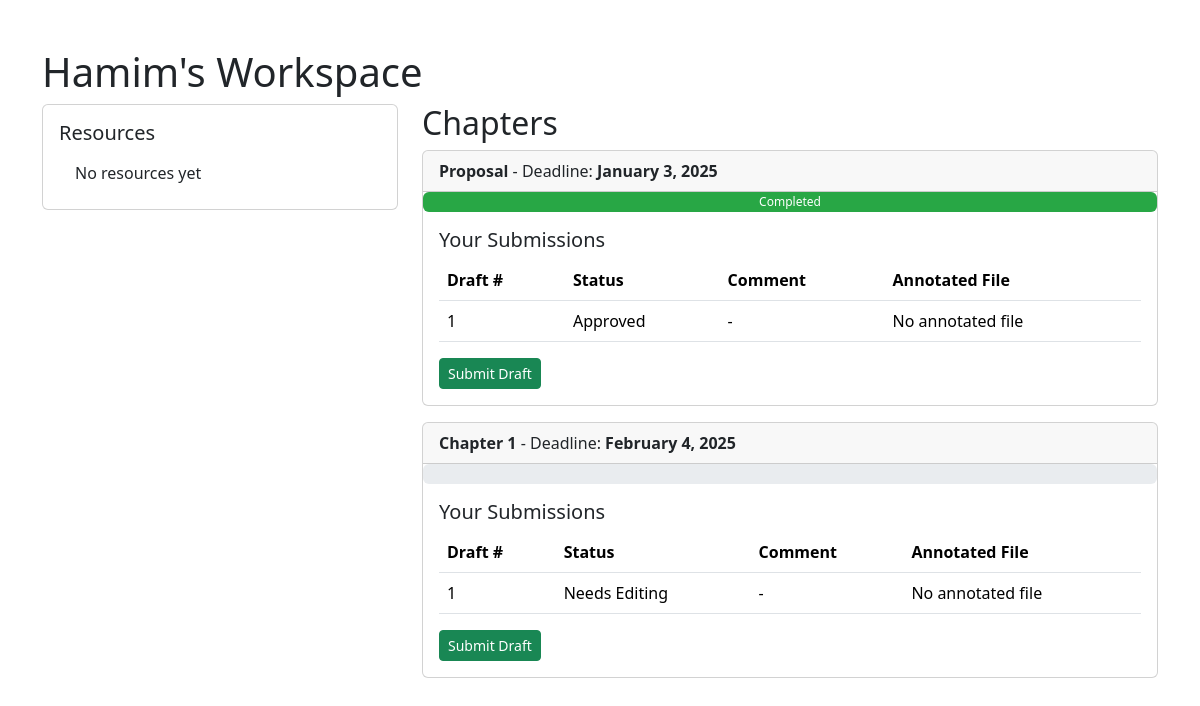
The app's page /workspace/student/2/ (signed in) with its own data.
### workspace/models.py (models this page shows, shortened)
class Workspace(models.Model):
    student = models.OneToOneField(settings.AUTH_USER_MODEL, on_delete=models.CASCADE, related_name='workspace')
    mentor = models.ForeignKey(settings.AUTH_USER_MODEL, on_delete=models.SET_NULL, blank=True, null=True, related_name='mentored_workspaces')

class Chapter(models.Model):
    workspace = models.ForeignKey(Workspace, on_delete=models.CASCADE, related_name='chapters')
    date_added = models.DateTimeField(default=timezone.now)
    chapter_name = models.CharField(max_length=200)
    deadline = models.DateTimeField()

class Submission(models.Model):
    STATUS_CHOICES = [
        ('pending', 'Pending'),
        ('approved', 'Approved'),
        ('needs_editing', 'Needs Editing'),
    ]
    chapter = models.ForeignKey(Chapter, on_delete=models.CASCADE, related_name='submissions')
    student = models.ForeignKey(settings.AUTH_USER_MODEL, on_delete=models.CASCADE)
    draft_number = models.PositiveIntegerField()
    file = models.FileField(upload_to='workspace_submissions/')
    submission_date = models.DateTimeField(default=timezone.now)
    status = models.CharField(max_length=20, choices=STATUS_CHOICES, default='pending')
    annotated_file = models.FileField(upload_to='workspace_annotations/', null=True, blank=True)
    comment = models.TextField(blank=True)

### users/models.py (models this page shows, shortened)
class User(AbstractUser, PermissionsMixin):
    USER_TYPE_CHOICES = [
        ('student', 'Student'),
        ('mentor', 'Mentor'),
    ]
    user_type = models.CharField(
        max_length=10,
        choices=USER_TYPE_CHOICES,
        default='student',
        help_text="Set the user as Student or mentor."
    )
    objects = UserManager()
    username = models.CharField(
        _("username"),
        max_length=150,
        unique=True,
        help_text=_(
            "Required. 150 characters or fewer. Letters, digits and @/./+/-/_ only."
        ),
        validators=[
            UnicodeUsernameValidator()
        ],
        error_messages={
            "unique": _("A user with that username already exists."),
        },
        default='default_user'
    )
    password_changed = models.BooleanField(default=False)
    first_name = models.CharField(_("first name"), max_length=150, blank=True)
    last_name = models.CharField(_("last name"), max_length=150, blank=True)
    email = models.EmailField(_("email address"), blank=True, unique=True) # Email Field added

### workspace/views.py (the view, shortened to what this page needs)
# urls.py: path('student/<int:student_id>/', workspace_view, name='workspace_view'),
@login_required
def workspace_view(request, student_id):
    try:
       workspace = Workspace.objects.get(student__id=student_id)
    except Workspace.DoesNotExist:
        raise Http404("Workspace does not exist.")
    is_mentor = workspace.mentor == request.user or request.user.is_superuser
    resource_form = ResourceForm()
    chapter_form = ChapterForm()
    resources = workspace.resources.all()
    chapters = workspace.chapters.all()
    chapter_submissions = {}
    for chapter in chapters:
        chapter_submissions[chapter.id] = chapter.submissions.filter(student=request.user)
    chapter_progress = {}
    for chapter in chapters:
         approved_submissions = chapter.submissions.filter(student=workspace.student, status='approved')
         submissions = chapter.submissions.filter(student=workspace.student)
         progress_percentage = 0
         if submissions.count() > 0 :
            progress_percentage = (approved_submissions.count() / submissions.count()) * 100
         chapter_progress[chapter.id] = {
              'progress_percentage': progress_percentage,
              'is_completed': approved_submissions.exists(),
          }
    context = {
        'workspace': workspace,
        'resources': resources,
        'chapters': chapters,
        'chapter_progress': chapter_progress,
        'chapter_submissions': chapter_submissions,
        'resource_form':resource_form,
        'chapter_form':chapter_form,
        'is_mentor': is_mentor,
    }
    return render(request, 'workspace/workspace_page.html', context)

### workspace/templatetags/custom_filters.py (called while the page is built)
@register.filter
def getkey(dictionary, key):
    try:
        return dictionary.get(key, None)
    except AttributeError:
        return None

### workspace/templates/workspace/workspace_page.html (shortened to what this page needs)
<!DOCTYPE html>
<html lang="en">
<head>
    <link href="https://cdn.jsdelivr.net/npm/bootstrap@5.3.2/dist/css/bootstrap.min.css" rel="stylesheet">
</head>
<body>
    {% load custom_filters %}
    <div class="container mt-5">
        <h1>{{ workspace.student.first_name }}'s Workspace</h1>
        <div class="row">
            <div class="col-md-4">
                <div class="card">
                    <div class="card-body">
                        <h5 class="card-title">Resources</h5>
                        <ul class="list-group list-group-flush">
                            {% for resource in resources %}
                                <li class="list-group-item">
                                    <a href="{{ resource.file.url }}" target="_blank">{{ resource.title }}</a>
                                </li>
                            {% empty %}
                                <li class="list-group-item">No resources yet</li>
                            {% endfor %}
                        </ul>
                    </div>
                </div>
            </div>
            <div class="col-md-8">
                <h2>Chapters</h2>
                {% for chapter in chapters %}
                    <div class="card mb-3">
                        <div class="card-header">
                            <div class="d-flex justify-content-between align-items-center">
                                <div>
                                    <span class="fw-bold">{{ chapter.chapter_name }}</span>
                                     - Deadline: <span class="fw-bold">{{ chapter.deadline|date:"F j, Y" }}</span>
                                </div>
                            </div>
                        </div>
                        <div class="progress" style="height: 20px;">
                            <div class="progress-bar {% if chapter_progress|getkey:chapter.id|getkey:'is_completed' %} progress-bar-green {% else %} bg-secondary {% endif %}"
                                 role="progressbar"
                                 style="width: {{ chapter_progress|getkey:chapter.id|getkey:'progress_percentage' }}%;"
                                 aria-valuenow="{{ chapter_progress|getkey:chapter.id|getkey:'progress_percentage' }}"
                                 aria-valuemin="0"
                                 aria-valuemax="100">
                                {% if chapter_progress|getkey:chapter.id|getkey:'is_completed' %} Completed {% else %} In-Progress {% endif %}
                            </div>
                        </div>
                        <div class="card-body">
                            {% if is_mentor %}
                                <h5 class="card-title">Submissions</h5>
                                <table class="table table-submission">
                                    <thead>
                                        <tr>
                                            <th>Draft #</th>
                                            <th>Submitted On</th>
                                            <th>File</th>
                                            <th>Review</th>
                                        </tr>
                                    </thead>
                                    <tbody>
                                        {% for submission in chapter.submissions.all %}
                                        <tr>
                                            <td>{{ submission.draft_number }}</td>
                                            <td>{{ submission.submission_date|date:"F j, Y" }}</td>
                                            <td><a href="{{ submission.file.url }}" target="_blank" class="btn btn-sm btn-outline-primary">Download</a></td>
                                            <td><a href="{% url 'review_submission' submission_id=submission.id %}" class="btn btn-sm btn-info">Review</a></td>
                                        </tr>
                                        {% empty %}
                                        <tr>
                                            <td colspan="4">No submissions yet.</td>
                                        </tr>
                                        {% endfor %}
                                    </tbody>
                                </table>
                            {% else %}
                                <h5 class="card-title">Your Submissions</h5>
                                <table class="table table-submission">
                                    <thead>
                                        <tr>
                                            <th>Draft #</th>
                                            <th>Status</th>
                                            <th>Comment</th>
                                            <th>Annotated File</th>
                                        </tr>
                                    </thead>
                                    <tbody>
                                        {% for submission in chapter_submissions|getkey:chapter.id %}
                                            <tr>
                                                <td>{{ submission.draft_number }}</td>
                                                <td>{{ submission.get_status_display }}</td>
                                                <td>{{ submission.comment|default:"-" }}</td>
                                                <td>
                                                    {% if submission.annotated_file %}
                                                        <a href="{{ submission.annotated_file.url }}" target="_blank">Download</a>
                                                    {% else %}
                                                        No annotated file
                                                    {% endif %}
                                                </td>
                                            </tr>
                                        {% empty %}
                                            <tr>
                                                <td colspan="4">No submissions yet.</td>
                                            </tr>
                                        {% endfor %}
                                    </tbody>
                                </table>
                                <a href="{% url 'submit_chapter' chapter_id=chapter.id %}" class="btn btn-sm btn-success">Submit Draft</a>
                            {% endif %}
                        </div>
                    </div>
                {% empty %}
                    <p>No chapters yet.</p>
                {% endfor %}
            </div>
        </div>
    </div>
</body>
</html>

### workspace/templates/workspace/workspace_page.html (style rules this page uses)
.progress-bar-green { background-color: #28a745; }
.table-submission td { vertical-align: middle; }

### records on screen
Workspace: student.first_name "Hamim"
Chapter: chapter_name "Proposal", deadline "January 3, 2025", {{ chapter_progress|getkey:chapter.id|getkey:'progress_percentage' }} 100.0 (drawn), shows "Completed"
Submission: draft_number "1", status "Approved", comment "-", annotated_file "No annotated file"
Chapter: chapter_name "Chapter 1", deadline "February 4, 2025"
Submission: draft_number "1", status "Needs Editing", comment "-", annotated_file "No annotated file"
